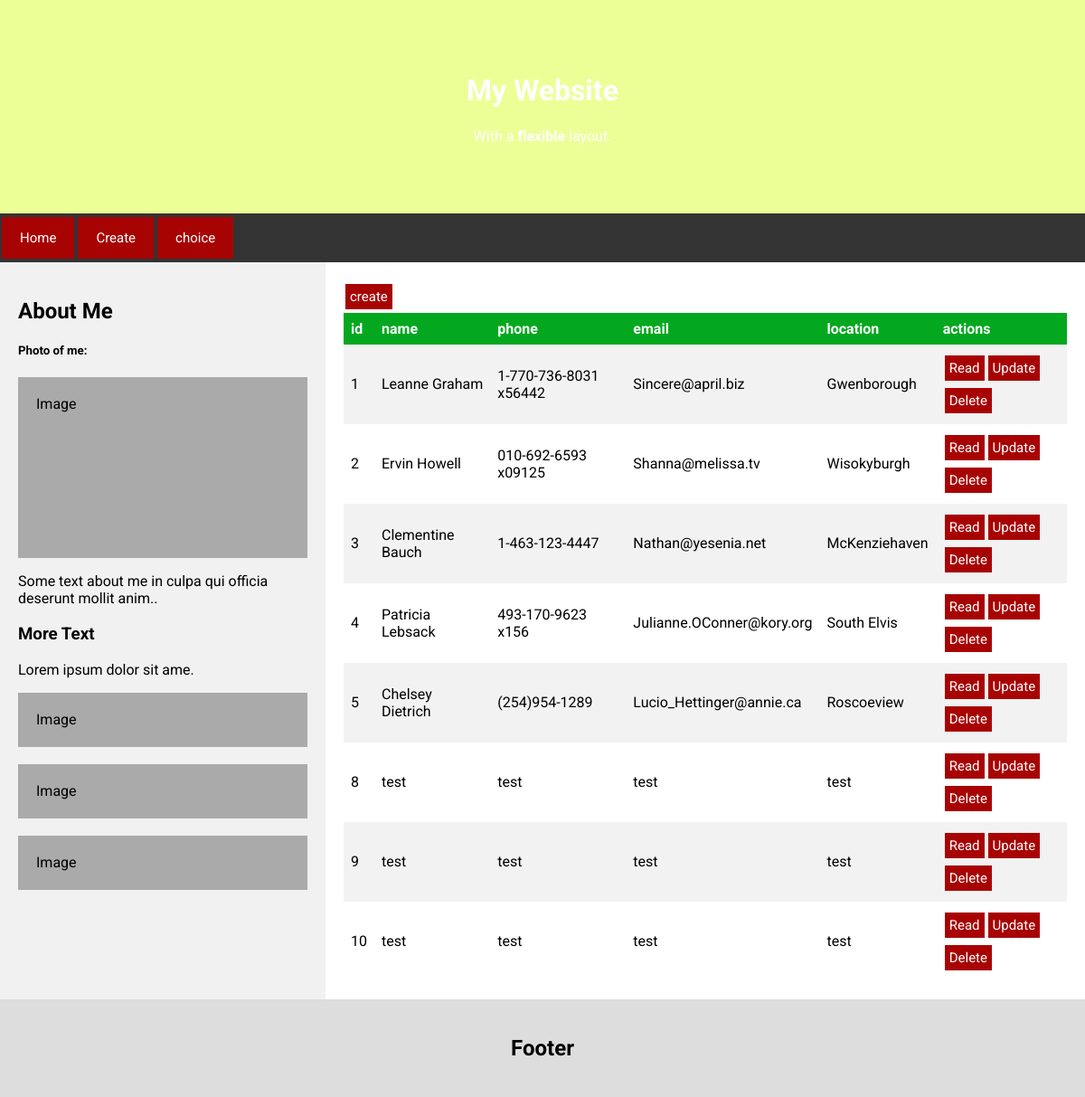
The page / on the database its author committed.
### tables this page shows
CREATE TABLE `contacts` (
  `id` int(11) NOT NULL,
  `name` varchar(128) NOT NULL,
  `phone` varchar(64) DEFAULT NULL,
  `email` varchar(255) DEFAULT NULL,
  `location` varchar(255) DEFAULT NULL
);

### index.php (called while the page is built)
<?php
require_once 'controller/ContactsController.php';
$controller = new ContactsController();
$controller->handleRequest();
?>

### model/DataHandler.php (called while the page is built, shortened)
<?php
class DataHandler{
	public function __construct($host, $dbdriver, $dbname, $username, $password)
	{
		$this->host = $host;
		$this->dbdriver = $dbdriver;
		$this->dbname = $dbname;
		$this->username = $username;
		$this->password = $password;
		try {
			$this->dbh = new PDO("$this->dbdriver:host=$this->host;dbname=$this->dbname", $this->username, $this->password);
			$this->dbh->setAttribute(PDO::ATTR_ERRMODE, PDO::ERRMODE_EXCEPTION);
			return true;
		} catch (PDOException $e) {
			echo "Connection with ".$this->dbdriver." failed: ".$e->getMessage();
		}
	}
	public function readsData($sql){
		return $this->dbh->query($sql,PDO::FETCH_ASSOC);
	}
}
?>

### model/ContactsLogic.php (called while the page is built, shortened)
<?php
require_once 'model/DataHandler.php';
class ContactsLogic{
    public function __construct()
    {
        $this->DataHandler = new DataHandler("localhost","mysql","mvc","root","");
    }
    public function readAllContacts(){
        try {
            $sql = "SELECT * FROM contacts";
            return $this->DataHandler->readsData($sql);
        }catch(Exception $e){
            throw $e;
        }
    }
}
?>

### model/Output.php (the view, shortened to what this page needs)
<?php
class Output
{
    public function createTable($entries, $ftable, $direction)
    {
        $tableheader = false;
        $html = "";
        $html .= '<table class="' . $ftable . '">';
        foreach ($entries as $row) {
            if ($tableheader == false) {
                $html .= "<tr>";
                foreach ($row as $key => $value) {
                    $html .= "<th>{$key}</th>";
                }
                $html .= "<th>actions</th>";
                $html .= "</tr>";
                $tableheader = true;
            }
            $html .= "<tr>";
            foreach ($row as $key => $value) {
                $html .= "<td data-title='{$key}'>{$value}</td>";
            }
            $html .= "<td><a class=\"crudfunctionbutton\" href='index.php?op=".$direction."&id=" . $row['id'] .
            "'><i class=\"fa-brands fa-readme\"></i> Read</a><a class=\"crudfunctionbutton\" href='index.php?op=update&id=" . $row['id'] .
            "'><i class=\"fa-solid fa-pencil\"></i> Update</a><a class=\"crudfunctionbutton\" href='index.php?op=delete&id=" . $row['id'] .
            "'onclick=\"return confirm('Are you sure you want to delete?');\"><i class=\"fa-solid fa-trash-can\"></i> Delete</a></td>";
            $html .= "</tr>";
        }
        $html .= "</table>";
        return $html;
    }
}
?>

### controller/ContactsController.php (shortened to what this page needs)
<?php
require_once('model/ContactsLogic.php');
require_once('model/Output.php');
class ContactsController
{
    public function __construct() {
        $this->ContactsLogic = new ContactsLogic();
        $this->Output = new Output();
    }
    public function handleRequest(){
        try{
            $op = isset($_GET['op']) ? $_GET['op'] : '';
            switch ($op) {
                default:
                $this->collectReadAllContacts();
                    break;
            }
        }catch (Exception $e){
            throw $e;
        }
    }
    public function collectReadAllContacts()
    {
        $res = $this->ContactsLogic->readAllContacts();
        $contacts = $this->Output->createTable($res, "", "reads");
        include 'view/reads.php';
    }
}
?>

### header.php (shortened to what this page needs)
<!DOCTYPE html>
<html>
<head>
<link rel="stylesheet" href="./view/assets/style.css">
</head>
<body>
<div class="header">
  <h1>My Website</h1>
  <p>With a <b>flexible</b> layout.</p>
</div>
<div class="navbar">
  <a href="index.php">Home</a>
  <a href="index.php?op=create">Create</a>
  <a href="index.php?op=choice">choice</a>
</div>
<div class="row">
  <div class="side">
    <h2>About Me</h2>
    <h5>Photo of me:</h5>
    <div class="fakeimg" style="height:200px;">Image</div>
    <p>Some text about me in culpa qui officia deserunt mollit anim..</p>
    <h3>More Text</h3>
    <p>Lorem ipsum dolor sit ame.</p>
    <div class="fakeimg" style="height:60px;">Image</div><br>
    <div class="fakeimg" style="height:60px;">Image</div><br>
    <div class="fakeimg" style="height:60px;">Image</div>
  </div>
  <div class="main">

### view/reads.php
<?php
require 'header.php';
?>
<a href="./index.php?op=create">create</a>
<?= $contacts ?>
<?php
require 'footer.php'
?>

### footer.php
</div>
</div>
<div class="footer">
  <h2>Footer</h2>
</div>
</body>
</html>

### view/assets/style.css (style rules this page uses)
* { box-sizing: border-box; }
body { font-family: 'Roboto', sans-serif; margin: 0; }
.header { padding: 60px; text-align: center; background: #ecff97; color: white; }
.navbar { display: flex; background-color: #333; }
.navbar a { color: white; padding: 14px 20px; text-decoration: none; text-align: center; }
.row { display: flex; flex-wrap: wrap; }
.side { flex: 30%; background-color: #f1f1f1; padding: 20px; }
.main { flex: 70%; background-color: white; padding: 20px; }
.fakeimg { background-color: #aaa; width: 100%; padding: 20px; }
.footer { padding: 20px; text-align: center; background: #ddd; }
table { border-collapse: collapse; width: 100%; }
th, td { text-align: left; padding: 8px; }
tr:nth-child(even) { background-color: #f2f2f2 }
th { background-color: #03a81f; color: white; }
a { background-color: #a80303; border: none; color: white; padding: 5px; text-align: center; text-decoration: none; display: inline-block; font-size: 15px; margin: 4px 2px; cursor: pointer; }

### rows shown on the page
contacts: key "id", key "name", key "phone", key "email", key "location", shows "actions", id "1", name "Leanne Graham", phone "1-770-736-8031 x56442", email "Sincere@april.biz", location "Gwenborough"
contacts: id "2", name "Ervin Howell", phone "010-692-6593 x09125", email "Shanna@melissa.tv", location "Wisokyburgh"
contacts: id "3", name "Clementine Bauch", phone "1-463-123-4447", email "Nathan@yesenia.net", location "McKenziehaven"
contacts: id "4", name "Patricia Lebsack", phone "493-170-9623 x156", email "Julianne.OConner@kory.org", location "South Elvis"
contacts: id "5", name "Chelsey Dietrich", phone "(254)954-1289", email "Lucio_Hettinger@annie.ca", location "Roscoeview"
contacts: id "8", name "test", phone "test", email "test", location "test"
contacts: id "9", name "test", phone "test", email "test", location "test"
contacts: id "10", name "test", phone "test", email "test", location "test"
